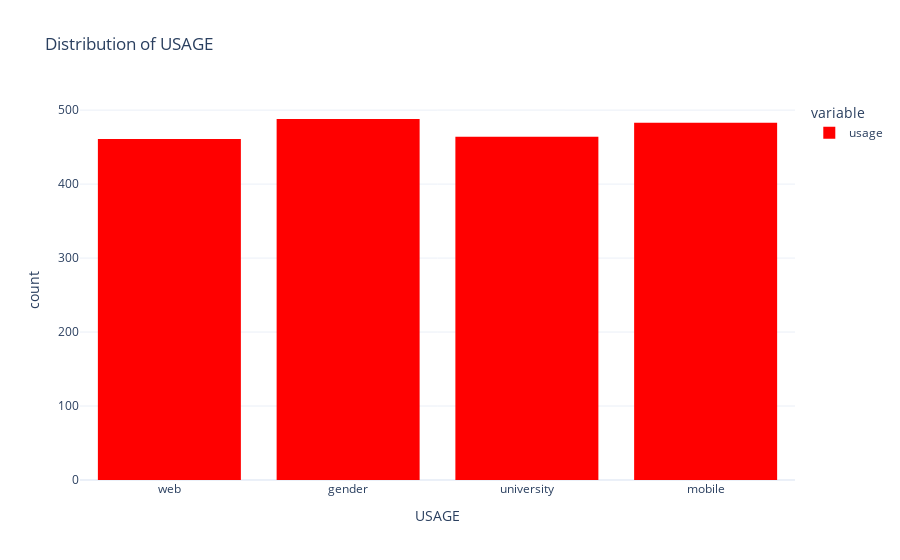
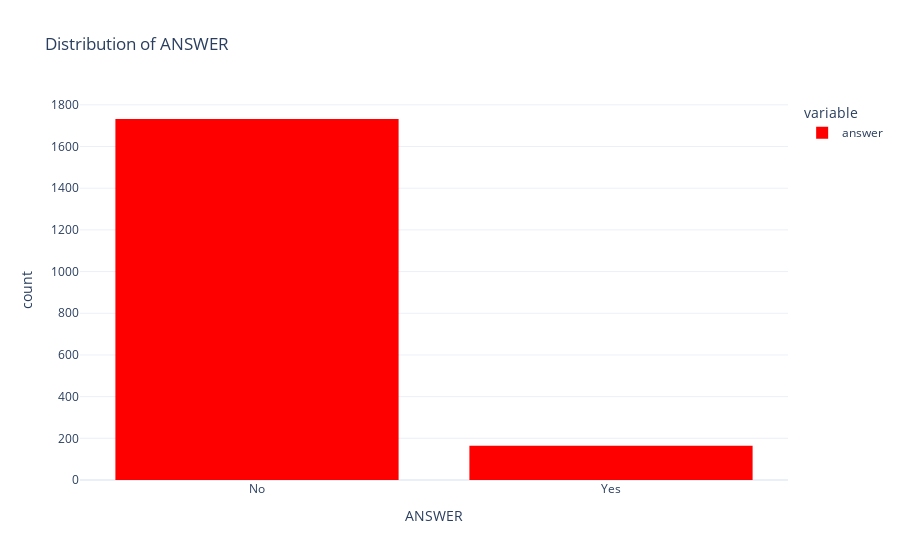
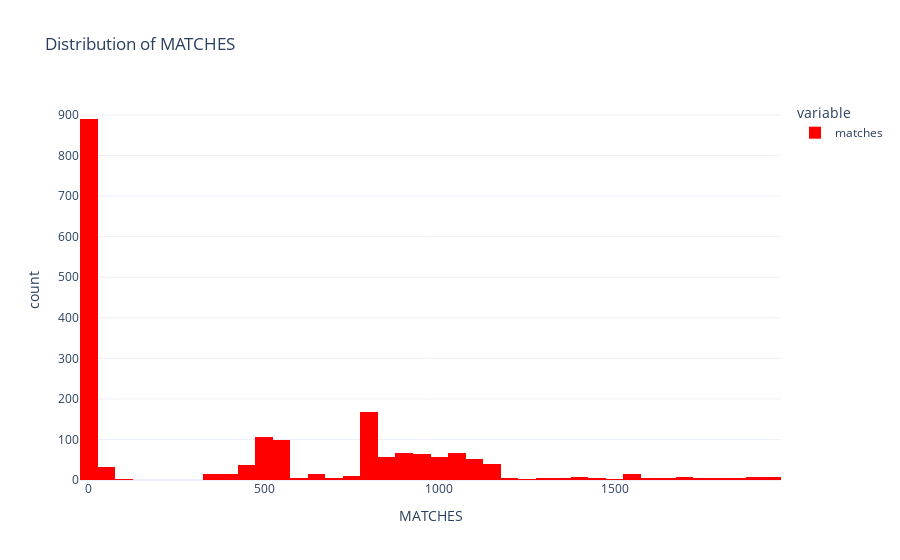

Notebook source saved alongside these figures, in order:
### Markdown cell above
A third of People not using Tinder have found a relationship

### Code cell
columns = ['usage', 'answer', 'matches', 'percentage',
       'relationship']
for column in columns:
    px.histogram(tinder[column], title='Distribution of '+ str.upper(column), labels={'value': str.upper(column)}, template='plotly_white', color_discrete_sequence=['red']).show()

### Figure 1 — Plotly figure (JSON) as saved in the notebook; plotly's stock layout.template omitted (floating-point values rounded to 4 significant figures; data arrays with more than 128 entries replaced by an {"elided": "..."} marker saying what was removed)
{"data": [{"alignmentgroup": "True", "bingroup": "x", "hovertemplate": "variable=usage<br>USAGE=%{x}<br>count=%{y}<extra></extra>", "legendgroup": "usage", "marker": {"color": "red", "pattern": {"shape": ""}}, "name": "usage", "offsetgroup": "usage", "orientation": "v", "showlegend": true, "type": "histogram", "x": {"elided": "1896 str values"}, "xaxis": "x", "yaxis": "y"}], "layout": {"barmode": "relative", "legend": {"title": {"text": "variable"}, "tracegroupgap": 0}, "title": {"text": "Distribution of USAGE"}, "xaxis": {"anchor": "y", "domain": [0, 1], "title": {"text": "USAGE"}}, "yaxis": {"anchor": "x", "domain": [0, 1], "title": {"text": "count"}}}}

### Figure 2 — Plotly figure (JSON) as saved in the notebook; plotly's stock layout.template omitted (floating-point values rounded to 4 significant figures; data arrays with more than 128 entries replaced by an {"elided": "..."} marker saying what was removed)
{"data": [{"alignmentgroup": "True", "bingroup": "x", "hovertemplate": "variable=answer<br>ANSWER=%{x}<br>count=%{y}<extra></extra>", "legendgroup": "answer", "marker": {"color": "red", "pattern": {"shape": ""}}, "name": "answer", "offsetgroup": "answer", "orientation": "v", "showlegend": true, "type": "histogram", "x": {"elided": "1896 str values"}, "xaxis": "x", "yaxis": "y"}], "layout": {"barmode": "relative", "legend": {"title": {"text": "variable"}, "tracegroupgap": 0}, "title": {"text": "Distribution of ANSWER"}, "xaxis": {"anchor": "y", "domain": [0, 1], "title": {"text": "ANSWER"}}, "yaxis": {"anchor": "x", "domain": [0, 1], "title": {"text": "count"}}}}

### Figure 3 — Plotly figure (JSON) as saved in the notebook; plotly's stock layout.template omitted (floating-point values rounded to 4 significant figures; data arrays with more than 128 entries replaced by an {"elided": "..."} marker saying what was removed)
{"data": [{"alignmentgroup": "True", "bingroup": "x", "hovertemplate": "variable=matches<br>MATCHES=%{x}<br>count=%{y}<extra></extra>", "legendgroup": "matches", "marker": {"color": "red", "pattern": {"shape": ""}}, "name": "matches", "offsetgroup": "matches", "orientation": "v", "showlegend": true, "type": "histogram", "x": {"elided": "1896 float values"}, "xaxis": "x", "yaxis": "y"}], "layout": {"barmode": "relative", "legend": {"title": {"text": "variable"}, "tracegroupgap": 0}, "title": {"text": "Distribution of MATCHES"}, "xaxis": {"anchor": "y", "domain": [0, 1], "title": {"text": "MATCHES"}}, "yaxis": {"anchor": "x", "domain": [0, 1], "title": {"text": "count"}}}}
